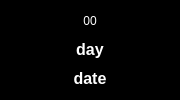
<?xml version="1.0" encoding="UTF-8"?>
<ui version="4.0">
 <class>FloatingWindowClock</class>
 <widget class="QDialog" name="FloatingWindowClock">
  <property name="geometry">
   <rect>
    <x>0</x>
    <y>0</y>
    <width>180</width>
    <height>100</height>
   </rect>
  </property>
  <property name="palette">
   <palette>
    <active>
     <colorrole role="WindowText">
      <brush brushstyle="SolidPattern">
       <color alpha="255">
        <red>255</red>
        <green>255</green>
        <blue>255</blue>
       </color>
      </brush>
     </colorrole>
     <colorrole role="Button">
      <brush brushstyle="SolidPattern">
       <color alpha="255">
        <red>0</red>
        <green>0</green>
        <blue>0</blue>
       </color>
      </brush>
     </colorrole>
     <colorrole role="Light">
      <brush brushstyle="SolidPattern">
       <color alpha="255">
        <red>0</red>
        <green>0</green>
        <blue>0</blue>
       </color>
      </brush>
     </colorrole>
     <colorrole role="Midlight">
      <brush brushstyle="SolidPattern">
       <color alpha="255">
        <red>0</red>
        <green>0</green>
        <blue>0</blue>
       </color>
      </brush>
     </colorrole>
     <colorrole role="Dark">
      <brush brushstyle="SolidPattern">
       <color alpha="255">
        <red>0</red>
        <green>0</green>
        <blue>0</blue>
       </color>
      </brush>
     </colorrole>
     <colorrole role="Mid">
      <brush brushstyle="SolidPattern">
       <color alpha="255">
        <red>0</red>
        <green>0</green>
        <blue>0</blue>
       </color>
      </brush>
     </colorrole>
     <colorrole role="Text">
      <brush brushstyle="SolidPattern">
       <color alpha="255">
        <red>255</red>
        <green>255</green>
        <blue>255</blue>
       </color>
      </brush>
     </colorrole>
     <colorrole role="BrightText">
      <brush brushstyle="SolidPattern">
       <color alpha="255">
        <red>255</red>
        <green>255</green>
        <blue>255</blue>
       </color>
      </brush>
     </colorrole>
     <colorrole role="ButtonText">
      <brush brushstyle="SolidPattern">
       <color alpha="255">
        <red>255</red>
        <green>255</green>
        <blue>255</blue>
       </color>
      </brush>
     </colorrole>
     <colorrole role="Base">
      <brush brushstyle="SolidPattern">
       <color alpha="255">
        <red>0</red>
        <green>0</green>
        <blue>0</blue>
       </color>
      </brush>
     </colorrole>
     <colorrole role="Window">
      <brush brushstyle="SolidPattern">
       <color alpha="255">
        <red>0</red>
        <green>0</green>
        <blue>0</blue>
       </color>
      </brush>
     </colorrole>
     <colorrole role="Shadow">
      <brush brushstyle="SolidPattern">
       <color alpha="255">
        <red>0</red>
        <green>0</green>
        <blue>0</blue>
       </color>
      </brush>
     </colorrole>
     <colorrole role="AlternateBase">
      <brush brushstyle="SolidPattern">
       <color alpha="255">
        <red>0</red>
        <green>0</green>
        <blue>0</blue>
       </color>
      </brush>
     </colorrole>
     <colorrole role="ToolTipBase">
      <brush brushstyle="SolidPattern">
       <color alpha="255">
        <red>255</red>
        <green>255</green>
        <blue>220</blue>
       </color>
      </brush>
     </colorrole>
     <colorrole role="ToolTipText">
      <brush brushstyle="SolidPattern">
       <color alpha="255">
        <red>0</red>
        <green>0</green>
        <blue>0</blue>
       </color>
      </brush>
     </colorrole>
     <colorrole role="PlaceholderText">
      <brush brushstyle="SolidPattern">
       <color alpha="128">
        <red>255</red>
        <green>255</green>
        <blue>255</blue>
       </color>
      </brush>
     </colorrole>
    </active>
    <inactive>
     <colorrole role="WindowText">
      <brush brushstyle="SolidPattern">
       <color alpha="255">
        <red>255</red>
        <green>255</green>
        <blue>255</blue>
       </color>
      </brush>
     </colorrole>
     <colorrole role="Button">
      <brush brushstyle="SolidPattern">
       <color alpha="255">
        <red>0</red>
        <green>0</green>
        <blue>0</blue>
       </color>
      </brush>
     </colorrole>
     <colorrole role="Light">
      <brush brushstyle="SolidPattern">
       <color alpha="255">
        <red>0</red>
        <green>0</green>
        <blue>0</blue>
       </color>
      </brush>
     </colorrole>
     <colorrole role="Midlight">
      <brush brushstyle="SolidPattern">
       <color alpha="255">
        <red>0</red>
        <green>0</green>
        <blue>0</blue>
       </color>
      </brush>
     </colorrole>
     <colorrole role="Dark">
      <brush brushstyle="SolidPattern">
       <color alpha="255">
        <red>0</red>
        <green>0</green>
        <blue>0</blue>
       </color>
      </brush>
     </colorrole>
     <colorrole role="Mid">
      <brush brushstyle="SolidPattern">
       <color alpha="255">
        <red>0</red>
        <green>0</green>
        <blue>0</blue>
       </color>
      </brush>
     </colorrole>
     <colorrole role="Text">
      <brush brushstyle="SolidPattern">
       <color alpha="255">
        <red>255</red>
        <green>255</green>
        <blue>255</blue>
       </color>
      </brush>
     </colorrole>
     <colorrole role="BrightText">
      <brush brushstyle="SolidPattern">
       <color alpha="255">
        <red>255</red>
        <green>255</green>
        <blue>255</blue>
       </color>
      </brush>
     </colorrole>
     <colorrole role="ButtonText">
      <brush brushstyle="SolidPattern">
       <color alpha="255">
        <red>255</red>
        <green>255</green>
        <blue>255</blue>
       </color>
      </brush>
     </colorrole>
     <colorrole role="Base">
      <brush brushstyle="SolidPattern">
       <color alpha="255">
        <red>0</red>
        <green>0</green>
        <blue>0</blue>
       </color>
      </brush>
     </colorrole>
     <colorrole role="Window">
      <brush brushstyle="SolidPattern">
       <color alpha="255">
        <red>0</red>
        <green>0</green>
        <blue>0</blue>
       </color>
      </brush>
     </colorrole>
     <colorrole role="Shadow">
      <brush brushstyle="SolidPattern">
       <color alpha="255">
        <red>0</red>
        <green>0</green>
        <blue>0</blue>
       </color>
      </brush>
     </colorrole>
     <colorrole role="AlternateBase">
      <brush brushstyle="SolidPattern">
       <color alpha="255">
        <red>0</red>
        <green>0</green>
        <blue>0</blue>
       </color>
      </brush>
     </colorrole>
     <colorrole role="ToolTipBase">
      <brush brushstyle="SolidPattern">
       <color alpha="255">
        <red>255</red>
        <green>255</green>
        <blue>220</blue>
       </color>
      </brush>
     </colorrole>
     <colorrole role="ToolTipText">
      <brush brushstyle="SolidPattern">
       <color alpha="255">
        <red>0</red>
        <green>0</green>
        <blue>0</blue>
       </color>
      </brush>
     </colorrole>
     <colorrole role="PlaceholderText">
      <brush brushstyle="SolidPattern">
       <color alpha="128">
        <red>255</red>
        <green>255</green>
        <blue>255</blue>
       </color>
      </brush>
     </colorrole>
    </inactive>
    <disabled>
     <colorrole role="WindowText">
      <brush brushstyle="SolidPattern">
       <color alpha="255">
        <red>0</red>
        <green>0</green>
        <blue>0</blue>
       </color>
      </brush>
     </colorrole>
     <colorrole role="Button">
      <brush brushstyle="SolidPattern">
       <color alpha="255">
        <red>0</red>
        <green>0</green>
        <blue>0</blue>
       </color>
      </brush>
     </colorrole>
     <colorrole role="Light">
      <brush brushstyle="SolidPattern">
       <color alpha="255">
        <red>0</red>
        <green>0</green>
        <blue>0</blue>
       </color>
      </brush>
     </colorrole>
     <colorrole role="Midlight">
      <brush brushstyle="SolidPattern">
       <color alpha="255">
        <red>0</red>
        <green>0</green>
        <blue>0</blue>
       </color>
      </brush>
     </colorrole>
     <colorrole role="Dark">
      <brush brushstyle="SolidPattern">
       <color alpha="255">
        <red>0</red>
        <green>0</green>
        <blue>0</blue>
       </color>
      </brush>
     </colorrole>
     <colorrole role="Mid">
      <brush brushstyle="SolidPattern">
       <color alpha="255">
        <red>0</red>
        <green>0</green>
        <blue>0</blue>
       </color>
      </brush>
     </colorrole>
     <colorrole role="Text">
      <brush brushstyle="SolidPattern">
       <color alpha="255">
        <red>0</red>
        <green>0</green>
        <blue>0</blue>
       </color>
      </brush>
     </colorrole>
     <colorrole role="BrightText">
      <brush brushstyle="SolidPattern">
       <color alpha="255">
        <red>255</red>
        <green>255</green>
        <blue>255</blue>
       </color>
      </brush>
     </colorrole>
     <colorrole role="ButtonText">
      <brush brushstyle="SolidPattern">
       <color alpha="255">
        <red>0</red>
        <green>0</green>
        <blue>0</blue>
       </color>
      </brush>
     </colorrole>
     <colorrole role="Base">
      <brush brushstyle="SolidPattern">
       <color alpha="255">
        <red>0</red>
        <green>0</green>
        <blue>0</blue>
       </color>
      </brush>
     </colorrole>
     <colorrole role="Window">
      <brush brushstyle="SolidPattern">
       <color alpha="255">
        <red>0</red>
        <green>0</green>
        <blue>0</blue>
       </color>
      </brush>
     </colorrole>
     <colorrole role="Shadow">
      <brush brushstyle="SolidPattern">
       <color alpha="255">
        <red>0</red>
        <green>0</green>
        <blue>0</blue>
       </color>
      </brush>
     </colorrole>
     <colorrole role="AlternateBase">
      <brush brushstyle="SolidPattern">
       <color alpha="255">
        <red>0</red>
        <green>0</green>
        <blue>0</blue>
       </color>
      </brush>
     </colorrole>
     <colorrole role="ToolTipBase">
      <brush brushstyle="SolidPattern">
       <color alpha="255">
        <red>255</red>
        <green>255</green>
        <blue>220</blue>
       </color>
      </brush>
     </colorrole>
     <colorrole role="ToolTipText">
      <brush brushstyle="SolidPattern">
       <color alpha="255">
        <red>0</red>
        <green>0</green>
        <blue>0</blue>
       </color>
      </brush>
     </colorrole>
     <colorrole role="PlaceholderText">
      <brush brushstyle="SolidPattern">
       <color alpha="128">
        <red>255</red>
        <green>255</green>
        <blue>255</blue>
       </color>
      </brush>
     </colorrole>
    </disabled>
   </palette>
  </property>
  <property name="acceptDrops">
   <bool>false</bool>
  </property>
  <property name="windowTitle">
   <string/>
  </property>
  <property name="windowOpacity">
   <double>0.800000000000000</double>
  </property>
  <property name="styleSheet">
   <string notr="true"/>
  </property>
  <property name="sizeGripEnabled">
   <bool>false</bool>
  </property>
  <widget class="QWidget" name="verticalLayoutWidget">
   <property name="geometry">
    <rect>
     <x>10</x>
     <y>10</y>
     <width>160</width>
     <height>80</height>
    </rect>
   </property>
   <layout class="QVBoxLayout" name="dateTimeLayout">
    <item>
     <widget class="QLabel" name="hourLabel">
      <property name="styleSheet">
       <string notr="true">QLabel {
	color: white
}</string>
      </property>
      <property name="text">
       <string>&lt;html&gt;&lt;head/&gt;&lt;body&gt;&lt;p align=&quot;center&quot;&gt;00&lt;/p&gt;&lt;/body&gt;&lt;/html&gt;</string>
      </property>
     </widget>
    </item>
    <item>
     <widget class="QLabel" name="dayLabel">
      <property name="styleSheet">
       <string notr="true">QLabel {
	color: white;
	font: bold 12pt &quot;Arial&quot;;
}</string>
      </property>
      <property name="text">
       <string>&lt;html&gt;&lt;head/&gt;&lt;body&gt;&lt;p align=&quot;center&quot;&gt;&lt;span style=&quot; font-size:12pt; font-weight:600;&quot;&gt;day&lt;/span&gt;&lt;/p&gt;&lt;/body&gt;&lt;/html&gt;</string>
      </property>
     </widget>
    </item>
    <item>
     <widget class="QLabel" name="dateLabel">
      <property name="styleSheet">
       <string notr="true">QLabel {
	color: white;
	font: bold 12pt&quot;Arial&quot;
}</string>
      </property>
      <property name="text">
       <string>&lt;html&gt;&lt;head/&gt;&lt;body&gt;&lt;p align=&quot;center&quot;&gt;&lt;span style=&quot; font-size:12pt; font-weight:600;&quot;&gt;date&lt;/span&gt;&lt;/p&gt;&lt;/body&gt;&lt;/html&gt;</string>
      </property>
     </widget>
    </item>
   </layout>
  </widget>
 </widget>
 <resources/>
 <connections/>
</ui>
